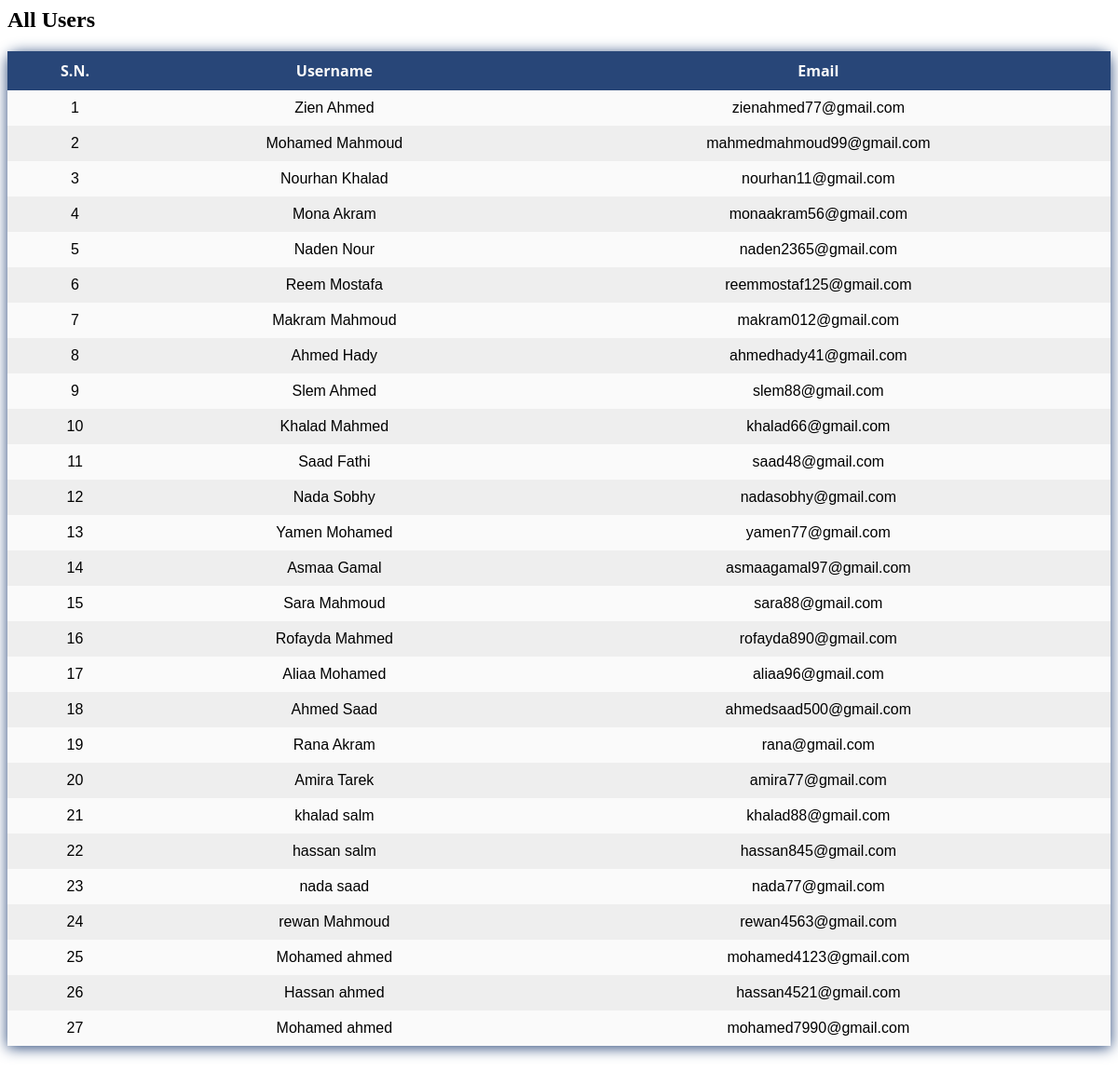
The app's page /viewUser.php with its own data.
### tables this page shows
CREATE TABLE `user` (
  `user_id` int(11) NOT NULL,
  `first_name` varchar(255) NOT NULL,
  `last_name` varchar(255) NOT NULL,
  `email` varchar(255) NOT NULL,
  `password` varchar(255) NOT NULL,
  `is_admin` tinyint(1) NOT NULL
);

### viewUser.php (the view, shortened to what this page needs)
<div >
  <h2>All Users</h2>
  <table class="table ">
    <thead>
      <tr>
        <th class="text-center">S.N.</th>
        <th class="text-center">Username </th>
        <th class="text-center">Email</th>
      </tr>
    </thead>
    <?php
  include "config/connect.php";
          $sql="SELECT * from user where is_admin=0";
      $result=$conn-> query($sql);
      $count=1;
      if ($result-> num_rows > 0){
        while ($row=$result-> fetch_assoc()) {
    ?>
    <tr>
      <td><?=$count?></td>
      <td><?=$row["first_name"]?> <?=$row["last_name"]?></td>
      <td><?=$row["email"]?></td>
    </tr>
    <?php
            $count=$count+1;
        }
    }
    ?>
  </table>

### viewUser.php (style rules this page uses)
table { width: 100%; border-collapse: collapse; border-spacing: 0; box-shadow: 0 2px 15px #284678 ; border-radius: 12px 12px 0 0; margin-bottom: 50px; }
td, th { padding: 10px 16px; text-align: center; }
th { background-color: #284678 ; color: #fafafa; font-family: 'Open Sans', Sans-serif; font-weight: bold; }
tr { width: 100%; background-color: #fafafa; font-family: 'Montserrat', sans-serif; }
tr:nth-child(even) { background-color: #eeeeee; }

### records on screen
user: first_name "Zien", last_name "Ahmed", email "zienahmed77@gmail.com"
user: first_name "Mohamed", last_name "Mahmoud", email "mahmedmahmoud99@gmail.com"
user: first_name "Nourhan", last_name "Khalad", email "nourhan11@gmail.com"
user: first_name "Mona", last_name "Akram", email "monaakram56@gmail.com"
user: first_name "Naden", last_name "Nour", email "naden2365@gmail.com"
user: first_name "Reem", last_name "Mostafa", email "reemmostaf125@gmail.com"
user: first_name "Makram", last_name "Mahmoud", email "makram012@gmail.com"
user: first_name "Ahmed", last_name "Hady", email "ahmedhady41@gmail.com"
user: first_name "Slem", last_name "Ahmed", email "slem88@gmail.com"
user: first_name "Khalad", last_name "Mahmed", email "khalad66@gmail.com"
user: first_name "Saad", last_name "Fathi", email "saad48@gmail.com"
user: first_name "Nada", last_name "Sobhy", email "nadasobhy@gmail.com"
user: first_name "Yamen", last_name "Mohamed", email "yamen77@gmail.com"
user: first_name "Asmaa", last_name "Gamal", email "asmaagamal97@gmail.com"
user: first_name "Sara", last_name "Mahmoud", email "sara88@gmail.com"
user: first_name "Rofayda", last_name "Mahmed", email "rofayda890@gmail.com"
user: first_name "Aliaa", last_name "Mohamed", email "aliaa96@gmail.com"
user: first_name "Ahmed", last_name "Saad", email "ahmedsaad500@gmail.com"
user: first_name "Rana", last_name "Akram", email "rana@gmail.com"
user: first_name "Amira", last_name "Tarek", email "amira77@gmail.com"
user: first_name "khalad", last_name "salm", email "khalad88@gmail.com"
user: first_name "hassan", last_name "salm", email "hassan845@gmail.com"
user: first_name "nada", last_name "saad", email "nada77@gmail.com"
user: first_name "rewan", last_name "Mahmoud", email "rewan4563@gmail.com"
user: first_name "Mohamed", last_name "ahmed", email "mohamed4123@gmail.com"
user: first_name "Hassan", last_name "ahmed", email "hassan4521@gmail.com"
user: first_name "Mohamed", last_name "ahmed", email "mohamed7990@gmail.com"
